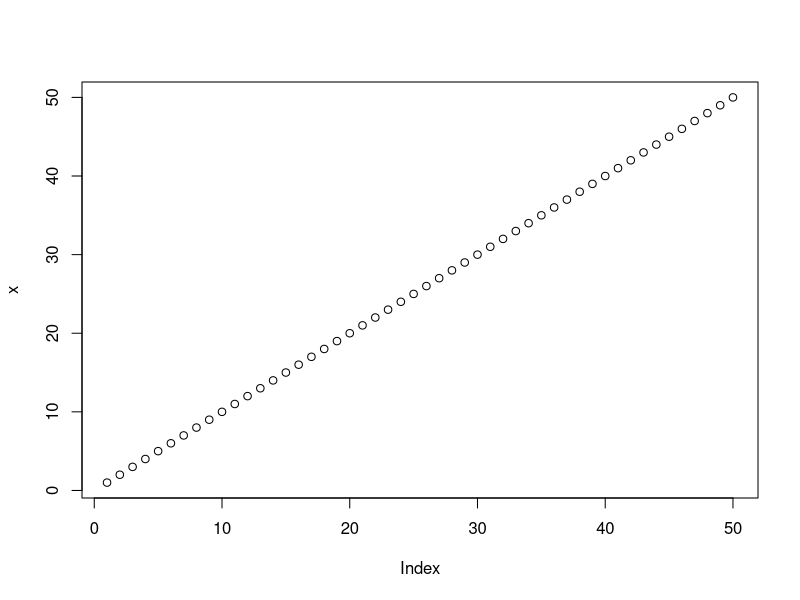
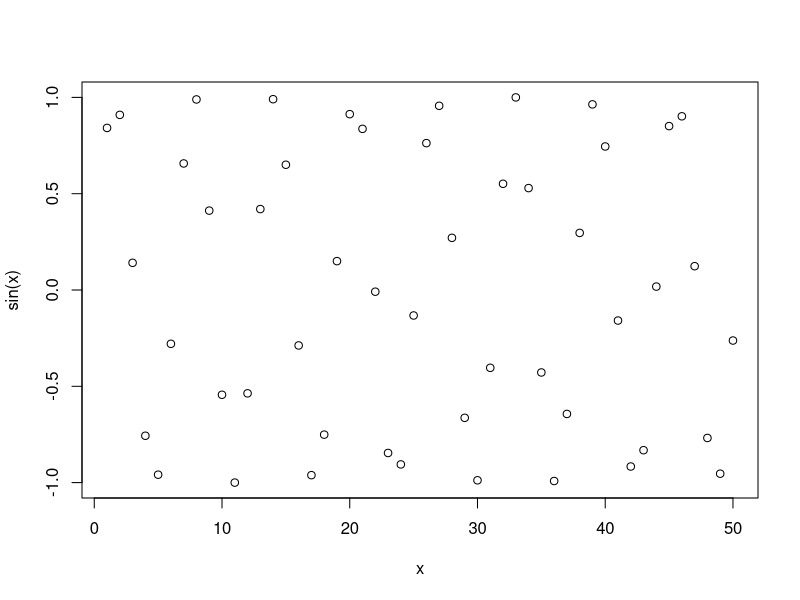
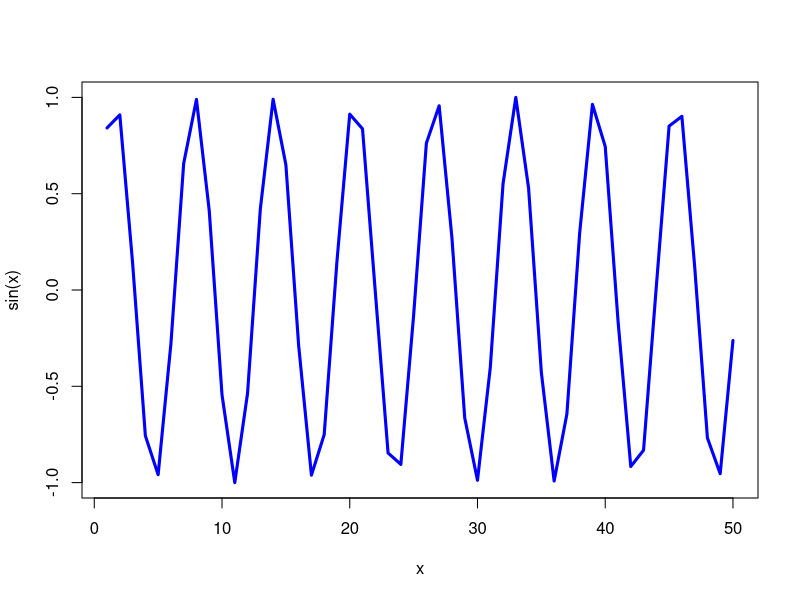

These figures' R source, in order:
#' ---
#' title: "Class 4 First Steps with R"
#' author: "Tyler Takeshima"
#' ---

#Class 4 my first R script
x <- 1:50
plot(x)
plot(x, sin(x))
plot(x, sin(x), typ="l", col="blue", lwd=3)
